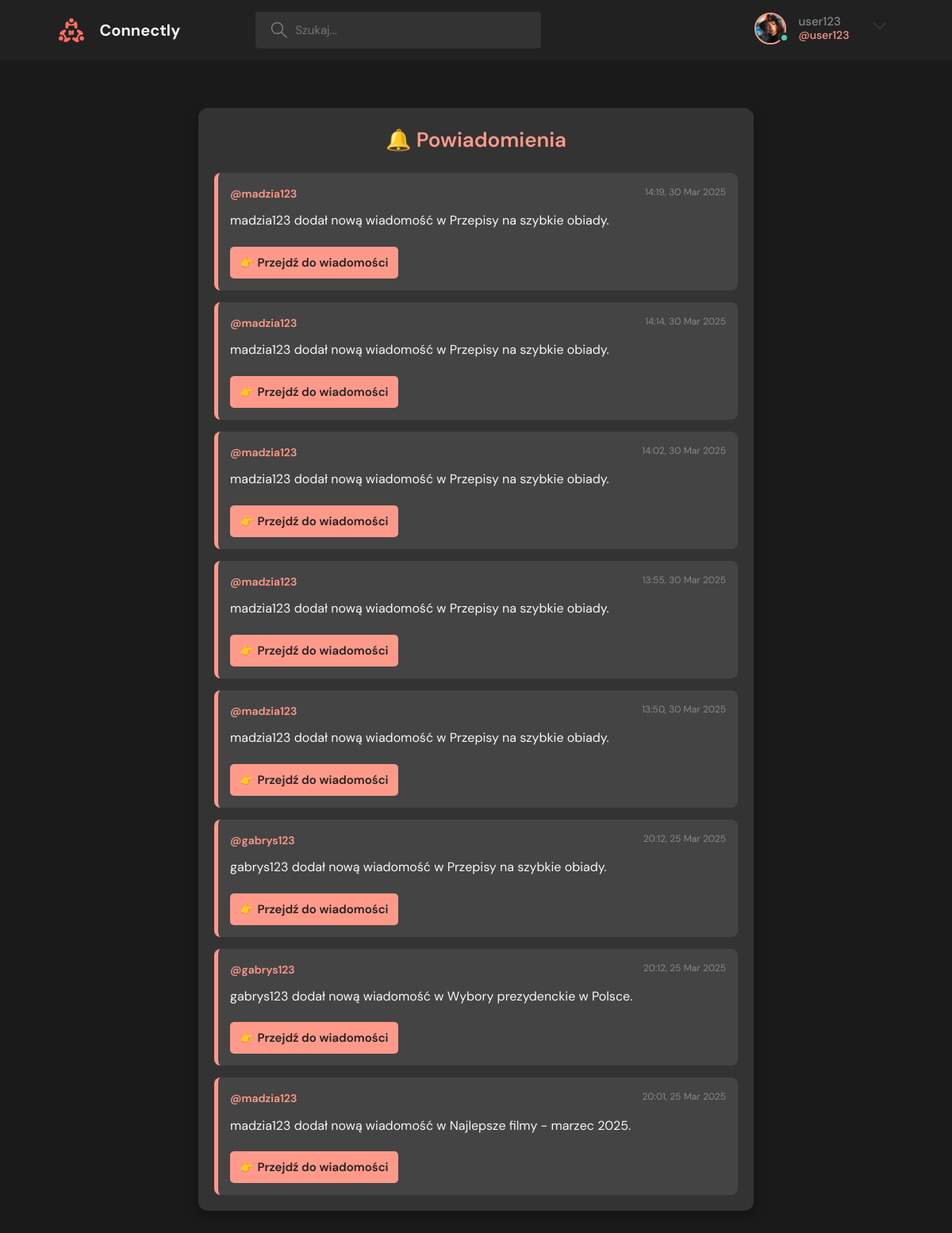
Page /notifications/ (signed in) on the committed database.
### base/models.py (models this page shows, shortened)
class User(AbstractUser):
    name = models.CharField(max_length=200, null=True)
    email = models.EmailField(unique=True, null=True)
    bio = models.TextField(null=True)
    avatar = models.ImageField(null=True, default="photo1.jpg")
    USERNAME_FIELD = 'email'
    REQUIRED_FIELDS = []

class Notification(models.Model):
    user = models.ForeignKey(User, on_delete=models.CASCADE, related_name="notifications")
    sender = models.ForeignKey(User, on_delete=models.CASCADE, related_name="sent_notifications", null=True, blank=True)
    message = models.CharField(max_length=255)
    link = models.URLField(null=True, blank=True)
    created_at = models.DateTimeField(auto_now_add=True)
    is_read = models.BooleanField(default=False)

### base/views.py (the view)
# urls.py: path('notifications/', views.notifications, name='notifications'),
@login_required(login_url='login')
def notifications(request):
    notifications = request.user.notifications.order_by('-created_at')
    return render(request, 'base/notifications.html', {'notifications': notifications})

### base/templates/base/notifications.html
{% extends 'main.html' %}
{% block content %}
    <main class="content-container">
        <h2 class="notifications-title">🔔 Powiadomienia</h2>
        {% if notifications %}
            <div class="notifications-list">
                {% for notification in notifications %}
                    <div class="notification-card">
                        <div class="notification-header">
                            <span class="notification-user">@{{ notification.sender.username }}</span>
                            <span class="notification-time">{{ notification.created_at|date:"H:i, d M Y" }}</span>
                        </div>
                        <p class="notification-message">{{ notification.message }}</p>
                        <a href="{{ notification.link }}" class="notification-link">👉 Przejdź do wiadomości</a>
                    </div>
                {% endfor %}
            </div>
        {% else %}
            <p class="no-notifications">Brak nowych powiadomień 💤</p>
        {% endif %}
    </main>
{% endblock %}

### templates/navbar.html (shortened to what this page needs)
{% load static %}
<header class="header header--loggedIn">
      <div class="container">
        <a href="{% url 'home' %}" class="header__logo">
          <img src="{% static 'images/logo.svg' %}" />
          <h1>Connectly</h1>
        </a>
        <form class="header__search" method="GET" action="{% url 'home' %}">
          <label>
            <input name="q" placeholder="Szukaj..." />
          </label>
        </form>
        <nav class="header__menu">
          {%if request.user.is_authenticated %}
          <div class="header__user">
            <a href="{% url 'user-profile' request.user.id  %}">
              <div class="avatar avatar--medium active">
                <img src="{{request.user.avatar.url}}" />
              </div>
              <p>{{request.user.username}} <span>@{{request.user.username}}</span></p>
            </a>
            <button class="dropdown-button">
              <svg version="1.1" xmlns="http://www.w3.org/2000/svg" width="32" height="32" viewBox="0 0 32 32">
                <title>chevron-down</title>
                <path d="M16 21l-13-13h-3l16 16 16-16h-3l-13 13z"></path>
              </svg>
            </button>
          </div>
          {% else %}
          <a href="{% url 'login' %}">
            <img src="{% static 'images/avatar.svg' %}" />
            <p>Logowanie</p>
          </a>
          {% endif %}
        </nav>
      </div>
    </header>

### rows in the picture
User: user.avatar (picture), user.username "user123"
Notification: sender.username "madzia123", created_at "14:19, 30 Mar 2025", message "madzia123 dodał nową wiadomość w Przepisy na szybkie obiady."
Notification: sender.username "madzia123", created_at "14:14, 30 Mar 2025", message "madzia123 dodał nową wiadomość w Przepisy na szybkie obiady."
Notification: sender.username "madzia123", created_at "14:02, 30 Mar 2025", message "madzia123 dodał nową wiadomość w Przepisy na szybkie obiady."
Notification: sender.username "madzia123", created_at "13:55, 30 Mar 2025", message "madzia123 dodał nową wiadomość w Przepisy na szybkie obiady."
Notification: sender.username "madzia123", created_at "13:50, 30 Mar 2025", message "madzia123 dodał nową wiadomość w Przepisy na szybkie obiady."
Notification: sender.username "gabrys123", created_at "20:12, 25 Mar 2025", message "gabrys123 dodał nową wiadomość w Przepisy na szybkie obiady."
Notification: sender.username "gabrys123", created_at "20:12, 25 Mar 2025", message "gabrys123 dodał nową wiadomość w Wybory prezydenckie w Polsce."
Notification: sender.username "madzia123", created_at "20:01, 25 Mar 2025", message "madzia123 dodał nową wiadomość w Najlepsze filmy - marzec 2025."
